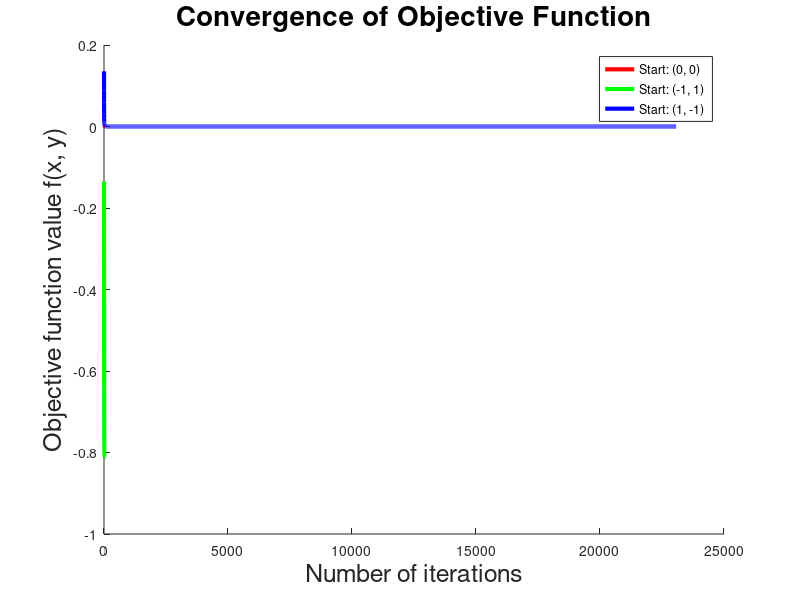

Here is the MATLAB script that generated this plot: (Note: this script raises an error after producing the figure.)
% KARATIS DIMITRIOS 10775
% THEMA 4, ERWTHMA c

clear;
clc;

% Define the function f(x, y), its gradient, and Hessian
f = @(x, y) x.^5 .* exp(-x.^2 - y.^2);            
grad_f = @(x, y) [5*x.^4 .* exp(-x.^2 - y.^2) - 2*x.^6 .* exp(-x.^2 - y.^2); ...
                 -2*y .* x.^5 .* exp(-x.^2 - y.^2)];
hessian_f = @(x, y) [ ...
    20*x.^3.*exp(-x.^2 - y.^2) - 12*x.^5.*exp(-x.^2 - y.^2) + 4*x.^7.*exp(-x.^2 - y.^2), ...
    4*x.^6.*y.*exp(-x.^2 - y.^2); ...
    4*x.^6.*y.*exp(-x.^2 - y.^2), ...
    -2*x.^5.*exp(-x.^2 - y.^2) + 4*x.^5.*y.^2.*exp(-x.^2 - y.^2)];

% Initial conditions (starting points)
initial_points = [0, 0; -1, 1; 1, -1]; % Initial points (x0, y0)
gamma = 0.01; % Regularization parameter (fixed)
epsilon = 1e-6; % Convergence threshold
max_iter = 5000000; % Maximum number of iterations
a = 1e-4; % Armijo parameter (usually small, e.g., 1e-4)
beta = 0.3; % Step size reduction factor (e.g., 0.3)
gamma_init = 1; % Initial step size
m_init = 0;

% Colors for plotting
colors = ['r', 'g', 'b']; 

figure; % Open a new figure for plotting
hold on; % Allow multiple plots on the same figure

% Execute the Levenberg-Marquardt method for each starting point
for i = 1:size(initial_points, 1)
    % Initialize the point
    x = initial_points(i, 1);
    y = initial_points(i, 2);
    
   f_values = [];

    % Loop for Levenberg-Marquardt's Method
    for k = 1:max_iter
        % Compute gradient and Hessian at current point
        grad = grad_f(x, y);
        hessian = hessian_f(x, y);

        % Compute eigenvalues of the Hessian
        eigenvalues = eig(hessian);
        
        % Set μ to the maximum absolute eigenvalue of the hessian + 2
        mi = max(abs(eigenvalues)) + 2;
        
        % Store the function value at the current point
        f_values(k) = f(x, y);

        % Add regularization term to Hessian
        hessian_regularized = hessian + mi * eye(2);
        
        % Check if Hessian is invertible
        if det(hessian_regularized) == 0
            warning('Hessian is not inverible. Exiting.');
            break;
        end
        
        % Compute the Levenberg-Marquardt step
        d_k = -inv(hessian_regularized) * grad;

        % Initialize parms
        s = gamma_init;
        m = m_init;
        gamma = (beta ^ m) * s;
        
        % Armijo Rule: Reduce gamma until the condition is satisfied
        while f(x + gamma * d_k(1), y + gamma * d_k(2)) > ...
              f(x, y) + a * gamma * (d_k' * grad)
            
            m = m + 1;
            gamma = (beta ^ m) * s; % Reduce gamma

        end
        
        % Update the point
        x = x + gamma * d_k(1);
        y = y + gamma * d_k(2);
        
        % Check convergence
        if norm(grad) < epsilon
            break;
        end
    end

    % Plot the convergence for this starting point
    plot(1:k, f_values, 'Color', colors(i), 'LineWidth', 3.0);
    
    % Display results for the starting point
    fprintf('Initial point: (%.2f, %.2f)\n', initial_points(i, 1), initial_points(i, 2));
    fprintf('Minimum found at: (%.4f, %.4f)\n', x, y);
    fprintf('Final value f(x, y) = %.6f\n', f(x, y));
    fprintf('Number of iterations: %d\n\n', k);
end

% Add labels, legend, and title to the plot
xlabel('Number of iterations', 'FontSize', 18);
ylabel('Objective function value f(x, y)', 'FontSize', 18);
title('Convergence of Objective Function', 'FontSize', 20);
lgnd = legend({'Start: (0, 0)', 'Start: (-1, 1)', 'Start: (1, -1)'}, 'Location', 'northeast');
lgnd.FontSize = 20;
grid on;
hold off;

ax = gca; % Get current axis
ax.FontSize = 18; % Set font size for axis tick labels